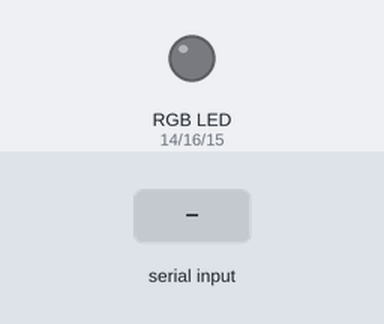
Bench run of a sketch on a simulated Arduino Uno, built with avr-gcc and run on an emulated ATmega328P. Parts: an RGB LED mixed from three pins (HIGH = lit). The test bench sets the inputs (shaded band). What the sketch prints to the serial monitor is not drawn.

Above: at 1.9 s.
2.0 s: "red" received over Serial
4.5 s: "90,45\n" received over Serial
At 4.8 s:
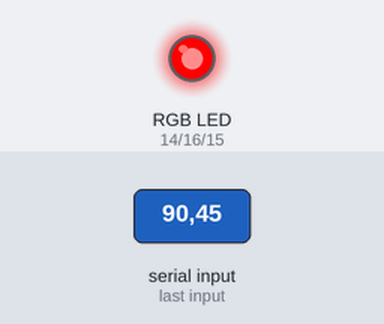
Timing chart, 0 to 30.4 s (numbered marks = the images above; inputs shaded):
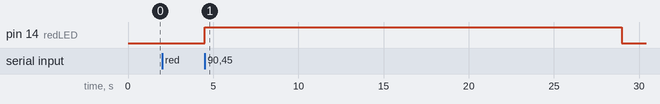

Measured:
- after the input at 2.0 s, every drawn part: stays the same
- after the input at 4.5 s, pin 14 (redLED): LOW → HIGH at once, → LOW 24.5 s later

The sketch:

InputRGB.ino
```cpp
int greenLED = 16; //pin number
int blueLED = 15; //pin number
int redLED = 14; //pin number
int times; //delay
int on=255; //intensity for on color
int off=0; //intensity for off color
String color; // string for color choice

void setup() {
  // put your setup code here, to run once:
  Serial.begin(38400); //open serial port
  pinMode(greenLED, OUTPUT);
  pinMode(blueLED, OUTPUT);
  pinMode(redLED, OUTPUT);

}

void loop() {
  delay(1000);
  Serial.print("What color would you like to see (red, green, blue)? ");
  while (Serial.available() == 0 ){
    }
  color=Serial.readString();
  Serial.println(color);

  Serial.print("And for how long (# seconds)? ");
  while (Serial.available() == 0 ){
    }
  times=Serial.parseInt();
  Serial.print(times);
  Serial.println(" s");
  times=1000*times; //convert time into ms from s

  if (color == "red") {
    analogWrite(greenLED, off);
    analogWrite(blueLED, off);
    analogWrite(redLED, on);
    delay(times); //wait
    analogWrite(redLED, off);
    }
  if (color == "blue") {
    analogWrite(greenLED, off);
    analogWrite(blueLED, on);
    analogWrite(redLED, off);
    delay(times); //wait
    analogWrite(blueLED, off);
    }
  if (color == "green") {
    analogWrite(greenLED, on);
    analogWrite(blueLED, off);
    analogWrite(redLED, off);
    delay(times); //wait
    analogWrite(greenLED, off);
    }
Serial.println("  ");
}
```
